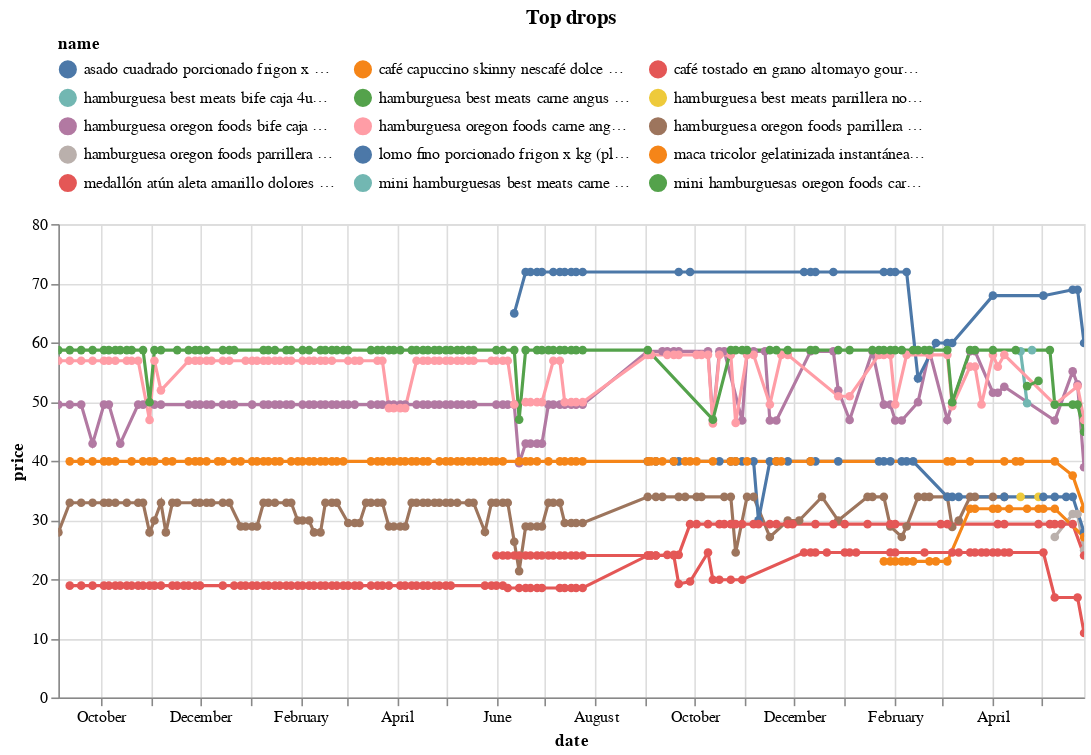

Notebook code for this chart:
### Code cell
(top_changes_abs
 .sort_values('change')
 .head(10)
 .pipe(plot_changes, 'Top drops')
)

### Figure 1 — Vega-Lite specification as saved in the notebook (floating-point values rounded to 4 significant figures; data arrays with more than 128 entries replaced by an {"elided": "..."} marker saying what was removed)
{"config": {"view": {"continuousWidth": 300, "continuousHeight": 300}, "legend": {"columns": 3, "orient": "top"}}, "data": {"name": "data-ee4801488964db4e4f1f200866672f37"}, "mark": {"type": "line", "point": true}, "encoding": {"color": {"field": "name", "scale": {"domain": ["asado cuadrado porcionado frigon x kg (plaza_vea)", "café capuccino skinny nescafé dolce gusto caja 16 cápsulas (plaza_vea)", "café tostado en grano altomayo gourmet bolsa 250g (plaza_vea)", "hamburguesa best meats bife caja 4un (plaza_vea)", "hamburguesa best meats carne angus caja 4un (plaza_vea)", "hamburguesa best meats parrillera novillo caja 4un (plaza_vea)", "hamburguesa oregon foods bife caja 4un (plaza_vea)", "hamburguesa oregon foods carne angus caja 4un (plaza_vea)", "hamburguesa oregon foods parrillera 100% carne de res caja 4un (plaza_vea)", "hamburguesa oregon foods parrillera novillo caja 4un (plaza_vea)", "lomo fino porcionado frigon x kg (plaza_vea)", "maca tricolor gelatinizada instantánea tradición inca caja 250g (plaza_vea)", "medallón atún aleta amarillo dolores bolsa 200g (plaza_vea)", "mini hamburguesas best meats carne angus caja 600g (plaza_vea)", "mini hamburguesas oregon foods carne angus caja 600g (plaza_vea)"]}, "type": "nominal"}, "tooltip": [{"field": "name", "type": "nominal"}, {"field": "price", "type": "quantitative"}, {"field": "last_price", "type": "quantitative"}], "x": {"field": "date", "type": "temporal"}, "y": {"field": "price", "type": "quantitative"}}, "params": [{"name": "param_9", "select": {"type": "point", "fields": ["name"]}, "bind": "legend"}, {"name": "param_10", "select": {"type": "interval", "encodings": ["x", "y"]}, "bind": "scales"}], "title": "Top drops", "transform": [{"filter": {"param": "param_9"}}], "width": 650, "$schema": "https://vega.github.io/schema/vega-lite/v5.17.0.json", "datasets": {"data-ee4801488964db4e4f1f200866672f37": {"elided": "770 records"}}}
